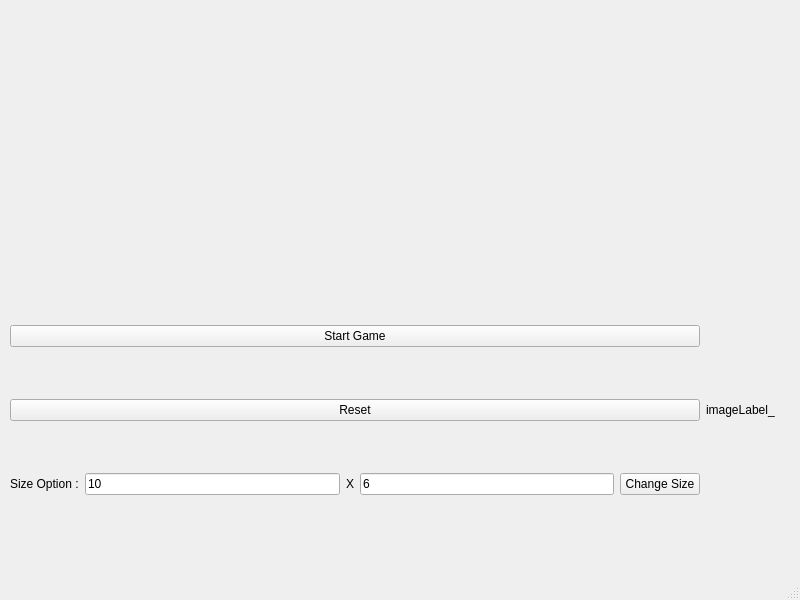
<?xml version="1.0" encoding="UTF-8"?>
<ui version="4.0">
 <class>MainWindow</class>
 <widget class="QMainWindow" name="MainWindow">
  <property name="geometry">
   <rect>
    <x>0</x>
    <y>0</y>
    <width>800</width>
    <height>600</height>
   </rect>
  </property>
  <property name="windowTitle">
   <string>MainWindow</string>
  </property>
  <widget class="QWidget" name="centralWidget">
   <widget class="QWidget" name="verticalLayoutWidget">
    <property name="geometry">
     <rect>
      <x>10</x>
      <y>10</y>
      <width>771</width>
      <height>531</height>
     </rect>
    </property>
    <layout class="QVBoxLayout" name="verticalLayout">
     <item>
      <widget class="QWidget" name="labyrinthWidget" native="true">
       <property name="autoFillBackground">
        <bool>false</bool>
       </property>
      </widget>
     </item>
     <item>
      <layout class="QHBoxLayout" name="horizontalLayout">
       <item>
        <layout class="QVBoxLayout" name="menuLayout">
         <item>
          <widget class="QPushButton" name="startPushButton">
           <property name="text">
            <string>Start Game</string>
           </property>
          </widget>
         </item>
         <item>
          <widget class="QPushButton" name="resetPushButton">
           <property name="text">
            <string>Reset</string>
           </property>
          </widget>
         </item>
         <item>
          <layout class="QHBoxLayout" name="sizeOptionLayout">
           <item>
            <widget class="QLabel" name="sizeOptionLabel">
             <property name="text">
              <string>Size Option :</string>
             </property>
            </widget>
           </item>
           <item>
            <widget class="QLineEdit" name="widthEdit">
             <property name="text">
              <string>10</string>
             </property>
            </widget>
           </item>
           <item>
            <widget class="QLabel" name="xLabel">
             <property name="enabled">
              <bool>true</bool>
             </property>
             <property name="text">
              <string>X</string>
             </property>
            </widget>
           </item>
           <item>
            <widget class="QLineEdit" name="heightEdit">
             <property name="text">
              <string>6</string>
             </property>
            </widget>
           </item>
           <item>
            <widget class="QPushButton" name="setSizePushButton">
             <property name="text">
              <string>Change Size</string>
             </property>
            </widget>
           </item>
          </layout>
         </item>
        </layout>
       </item>
       <item>
        <widget class="QLabel" name="imageLabel_">
         <property name="text">
          <string>imageLabel_</string>
         </property>
        </widget>
       </item>
       <item>
        <widget class="QWidget" name="webcamWidget" native="true"/>
       </item>
      </layout>
     </item>
    </layout>
   </widget>
  </widget>
  <widget class="QMenuBar" name="menubar">
   <property name="geometry">
    <rect>
     <x>0</x>
     <y>0</y>
     <width>800</width>
     <height>22</height>
    </rect>
   </property>
  </widget>
  <widget class="QStatusBar" name="statusbar"/>
 </widget>
 <resources/>
 <connections/>
</ui>
